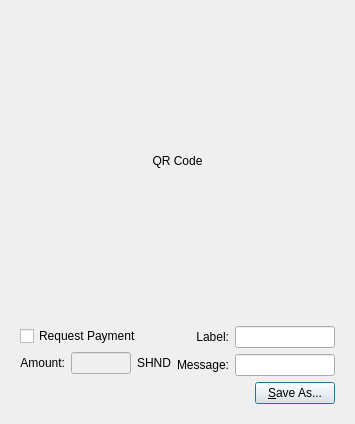
<?xml version="1.0" encoding="UTF-8"?>
<ui version="4.0">
 <class>QRCodeDialog</class>
 <widget class="QDialog" name="QRCodeDialog">
  <property name="geometry">
   <rect>
    <x>0</x>
    <y>0</y>
    <width>320</width>
    <height>404</height>
   </rect>
  </property>
  <property name="windowTitle">
   <string>Dialog</string>
  </property>
  <layout class="QVBoxLayout" name="verticalLayout_3">
   <item>
    <widget class="QLabel" name="lblQRCode">
     <property name="sizePolicy">
      <sizepolicy hsizetype="Expanding" vsizetype="Expanding">
       <horstretch>0</horstretch>
       <verstretch>0</verstretch>
      </sizepolicy>
     </property>
     <property name="minimumSize">
      <size>
       <width>300</width>
       <height>300</height>
      </size>
     </property>
     <property name="text">
      <string>QR Code</string>
     </property>
     <property name="alignment">
      <set>Qt::AlignCenter</set>
     </property>
     <property name="wordWrap">
      <bool>true</bool>
     </property>
    </widget>
   </item>
   <item>
    <widget class="QWidget" name="widget" native="true">
     <layout class="QVBoxLayout" name="verticalLayout_2">
      <item>
       <layout class="QHBoxLayout" name="horizontalLayout_2">
        <item>
         <layout class="QVBoxLayout" name="verticalLayout">
          <item>
           <widget class="QCheckBox" name="chkReqPayment">
            <property name="enabled">
             <bool>true</bool>
            </property>
            <property name="text">
             <string>Request Payment</string>
            </property>
           </widget>
          </item>
          <item>
           <layout class="QHBoxLayout" name="horizontalLayout">
            <item>
             <widget class="QLabel" name="lblAmount">
              <property name="sizePolicy">
               <sizepolicy hsizetype="Preferred" vsizetype="Maximum">
                <horstretch>0</horstretch>
                <verstretch>0</verstretch>
               </sizepolicy>
              </property>
              <property name="text">
               <string>Amount:</string>
              </property>
              <property name="alignment">
               <set>Qt::AlignRight|Qt::AlignTrailing|Qt::AlignVCenter</set>
              </property>
              <property name="buddy">
               <cstring>lnReqAmount</cstring>
              </property>
             </widget>
            </item>
            <item>
             <widget class="QLineEdit" name="lnReqAmount">
              <property name="enabled">
               <bool>false</bool>
              </property>
              <property name="minimumSize">
               <size>
                <width>60</width>
                <height>0</height>
               </size>
              </property>
              <property name="alignment">
               <set>Qt::AlignRight|Qt::AlignTrailing|Qt::AlignVCenter</set>
              </property>
             </widget>
            </item>
            <item>
             <widget class="QLabel" name="lblBTC">
              <property name="sizePolicy">
               <sizepolicy hsizetype="Preferred" vsizetype="Maximum">
                <horstretch>0</horstretch>
                <verstretch>0</verstretch>
               </sizepolicy>
              </property>
              <property name="text">
               <string>SHND</string>
              </property>
              <property name="buddy">
               <cstring>lnReqAmount</cstring>
              </property>
             </widget>
            </item>
           </layout>
          </item>
         </layout>
        </item>
        <item>
         <layout class="QGridLayout" name="gridLayout">
          <item row="0" column="0">
           <widget class="QLabel" name="lblLabel">
            <property name="text">
             <string>Label:</string>
            </property>
            <property name="alignment">
             <set>Qt::AlignRight|Qt::AlignTrailing|Qt::AlignVCenter</set>
            </property>
            <property name="buddy">
             <cstring>lnLabel</cstring>
            </property>
           </widget>
          </item>
          <item row="0" column="1">
           <widget class="QLineEdit" name="lnLabel">
            <property name="minimumSize">
             <size>
              <width>100</width>
              <height>0</height>
             </size>
            </property>
           </widget>
          </item>
          <item row="1" column="0">
           <widget class="QLabel" name="lblMessage">
            <property name="text">
             <string>Message:</string>
            </property>
            <property name="alignment">
             <set>Qt::AlignRight|Qt::AlignTrailing|Qt::AlignVCenter</set>
            </property>
            <property name="buddy">
             <cstring>lnMessage</cstring>
            </property>
           </widget>
          </item>
          <item row="1" column="1">
           <widget class="QLineEdit" name="lnMessage">
            <property name="minimumSize">
             <size>
              <width>100</width>
              <height>0</height>
             </size>
            </property>
           </widget>
          </item>
         </layout>
        </item>
       </layout>
      </item>
      <item>
       <layout class="QHBoxLayout" name="horizontalLayout_3">
        <item>
         <spacer name="horizontalSpacer">
          <property name="orientation">
           <enum>Qt::Horizontal</enum>
          </property>
          <property name="sizeHint" stdset="0">
           <size>
            <width>40</width>
            <height>20</height>
           </size>
          </property>
         </spacer>
        </item>
        <item>
         <widget class="QPushButton" name="btnSaveAs">
          <property name="text">
           <string>&amp;Save As...</string>
          </property>
         </widget>
        </item>
       </layout>
      </item>
     </layout>
    </widget>
   </item>
  </layout>
 </widget>
 <resources/>
 <connections>
  <connection>
   <sender>chkReqPayment</sender>
   <signal>clicked(bool)</signal>
   <receiver>lnReqAmount</receiver>
   <slot>setEnabled(bool)</slot>
   <hints>
    <hint type="sourcelabel">
     <x>92</x>
     <y>285</y>
    </hint>
    <hint type="destinationlabel">
     <x>98</x>
     <y>311</y>
    </hint>
   </hints>
  </connection>
 </connections>
</ui>
